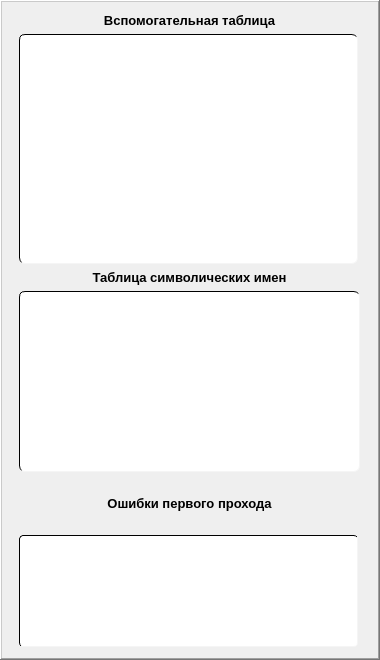
     <widget class="QFrame" name="frame_second">
      <property name="minimumSize">
       <size>
        <width>380</width>
        <height>660</height>
       </size>
      </property>
      <property name="maximumSize">
       <size>
        <width>380</width>
        <height>660</height>
       </size>
      </property>
      <property name="font">
       <font>
        <family>System</family>
        <pointsize>10</pointsize>
        <bold>true</bold>
       </font>
      </property>
      <property name="frameShape">
       <enum>QFrame::WinPanel</enum>
      </property>
      <property name="frameShadow">
       <enum>QFrame::Raised</enum>
      </property>
      <layout class="QGridLayout" name="gridLayout_10">
       <item row="0" column="0">
        <layout class="QVBoxLayout" name="verticalLayout_3">
         <item>
          <widget class="QLabel" name="label_auxTable">
           <property name="font">
            <font>
             <family>System</family>
             <pointsize>10</pointsize>
             <bold>true</bold>
            </font>
           </property>
           <property name="text">
            <string>Вспомогательная таблица</string>
           </property>
           <property name="alignment">
            <set>Qt::AlignCenter</set>
           </property>
          </widget>
         </item>
         <item>
          <widget class="QTableWidget" name="tableWidget_auxTable">
           <property name="minimumSize">
            <size>
             <width>339</width>
             <height>230</height>
            </size>
           </property>
           <property name="maximumSize">
            <size>
             <width>339</width>
             <height>230</height>
            </size>
           </property>
           <property name="font">
            <font>
             <family>Times New Roman</family>
             <pointsize>12</pointsize>
             <bold>false</bold>
            </font>
           </property>
           <property name="cursor" stdset="0">
            <cursorShape>PointingHandCursor</cursorShape>
           </property>
           <property name="toolTip">
            <string/>
           </property>
           <property name="styleSheet">
            <string notr="true">QTableWidget {
    background-color: #ffffff;
    border-top: 1px solid #000000;
    border-left: 1px solid #000000;
    border-right: 1px solid #f5f5f5;
    border-bottom: 1px solid #f5f5f5;
    border-radius: 6px;
    gridline-color: #e0e0e0;
}

QTableWidget QTableWidgetItem {
    padding: 5px;
}

QTableWidget QTableWidgetItem:hover {
    background-color: #e0d8d0;
}</string>
           </property>
           <property name="frameShape">
            <enum>QFrame::WinPanel</enum>
           </property>
           <property name="editTriggers">
            <set>QAbstractItemView::NoEditTriggers</set>
           </property>
           <attribute name="horizontalHeaderVisible">
            <bool>false</bool>
           </attribute>
           <attribute name="horizontalHeaderMinimumSectionSize">
            <number>80</number>
           </attribute>
           <attribute name="horizontalHeaderDefaultSectionSize">
            <number>80</number>
           </attribute>
           <attribute name="verticalHeaderVisible">
            <bool>false</bool>
           </attribute>
           <attribute name="verticalHeaderMinimumSectionSize">
            <number>20</number>
           </attribute>
           <attribute name="verticalHeaderDefaultSectionSize">
            <number>20</number>
           </attribute>
          </widget>
         </item>
        </layout>
       </item>
       <item row="1" column="0">
        <layout class="QGridLayout" name="gridLayout_2">
         <item row="0" column="0">
          <widget class="QLabel" name="label_ToSN">
           <property name="font">
            <font>
             <family>System</family>
             <pointsize>10</pointsize>
             <bold>true</bold>
            </font>
           </property>
           <property name="text">
            <string>Таблица символических имен</string>
           </property>
           <property name="alignment">
            <set>Qt::AlignCenter</set>
           </property>
          </widget>
         </item>
         <item row="1" column="0">
          <widget class="QTableWidget" name="tableWidget_ToSN">
           <property name="minimumSize">
            <size>
             <width>341</width>
             <height>181</height>
            </size>
           </property>
           <property name="maximumSize">
            <size>
             <width>341</width>
             <height>181</height>
            </size>
           </property>
           <property name="font">
            <font>
             <family>Times New Roman</family>
             <pointsize>12</pointsize>
             <bold>false</bold>
            </font>
           </property>
           <property name="cursor" stdset="0">
            <cursorShape>PointingHandCursor</cursorShape>
           </property>
           <property name="styleSheet">
            <string notr="true">QTableWidget {
    background-color: #ffffff;
    border-top: 1px solid #000000;
    border-left: 1px solid #000000;
    border-right: 1px solid #f5f5f5;
    border-bottom: 1px solid #f5f5f5;
    border-radius: 6px;
    gridline-color: #e0e0e0;
}

QTableWidget QTableWidgetItem {
    padding: 5px;
}

QTableWidget QTableWidgetItem:hover {
    background-color: #e0d8d0;
}
</string>
           </property>
           <property name="frameShape">
            <enum>QFrame::WinPanel</enum>
           </property>
           <property name="editTriggers">
            <set>QAbstractItemView::NoEditTriggers</set>
           </property>
           <attribute name="horizontalHeaderVisible">
            <bool>false</bool>
           </attribute>
           <attribute name="horizontalHeaderMinimumSectionSize">
            <number>80</number>
           </attribute>
           <attribute name="horizontalHeaderDefaultSectionSize">
            <number>80</number>
           </attribute>
           <attribute name="verticalHeaderVisible">
            <bool>false</bool>
           </attribute>
           <attribute name="verticalHeaderMinimumSectionSize">
            <number>20</number>
           </attribute>
           <attribute name="verticalHeaderDefaultSectionSize">
            <number>20</number>
           </attribute>
          </widget>
         </item>
        </layout>
       </item>
       <item row="2" column="0">
        <layout class="QVBoxLayout" name="verticalLayout_5">
         <item>
          <widget class="QLabel" name="label_FPE">
           <property name="font">
            <font>
             <family>System</family>
             <pointsize>10</pointsize>
             <bold>true</bold>
            </font>
           </property>
           <property name="text">
            <string>Ошибки первого прохода</string>
           </property>
           <property name="alignment">
            <set>Qt::AlignCenter</set>
           </property>
          </widget>
         </item>
         <item>
          <widget class="QTextEdit" name="textEdit_FPE">
           <property name="minimumSize">
            <size>
             <width>339</width>
             <height>112</height>
            </size>
           </property>
           <property name="maximumSize">
            <size>
             <width>339</width>
             <height>112</height>
            </size>
           </property>
           <property name="font">
            <font>
             <family>Times New Roman</family>
             <pointsize>10</pointsize>
             <bold>false</bold>
            </font>
           </property>
           <property name="cursor" stdset="0">
            <cursorShape>IBeamCursor</cursorShape>
           </property>
           <property name="styleSheet">
            <string notr="true">QTextEdit {
    background-color: #ffffff;
    border-top: 1px solid #000000;
    border-left: 1px solid #000000;
    border-right: 1px solid #f5f5f5;
    border-bottom: 1px solid #f5f5f5;
    border-radius: 4px;
    padding: 10px;
    color: #333333;
    selection-background-color: #e0d8d0;
    selection-color: #333333;
}

QTextEdit:focus {
    border-top: 1px solid #000000;
    border-left: 1px solid #000000;
    border-right: 1px solid #d0b9a3;
    border-bottom: 1px solid #d0b9a3; 
}

QTextEdit:hover {
    border-top: 1px solid #000000;
    border-left: 1px solid #000000;
    border-right: 1px solid #d0b9a3;
    border-bottom: 1px solid #d0b9a3;
}</string>
           </property>
           <property name="frameShape">
            <enum>QFrame::WinPanel</enum>
           </property>
           <property name="readOnly">
            <bool>true</bool>
           </property>
          </widget>
         </item>
        </layout>
       </item>
      </layout>
     </widget>
